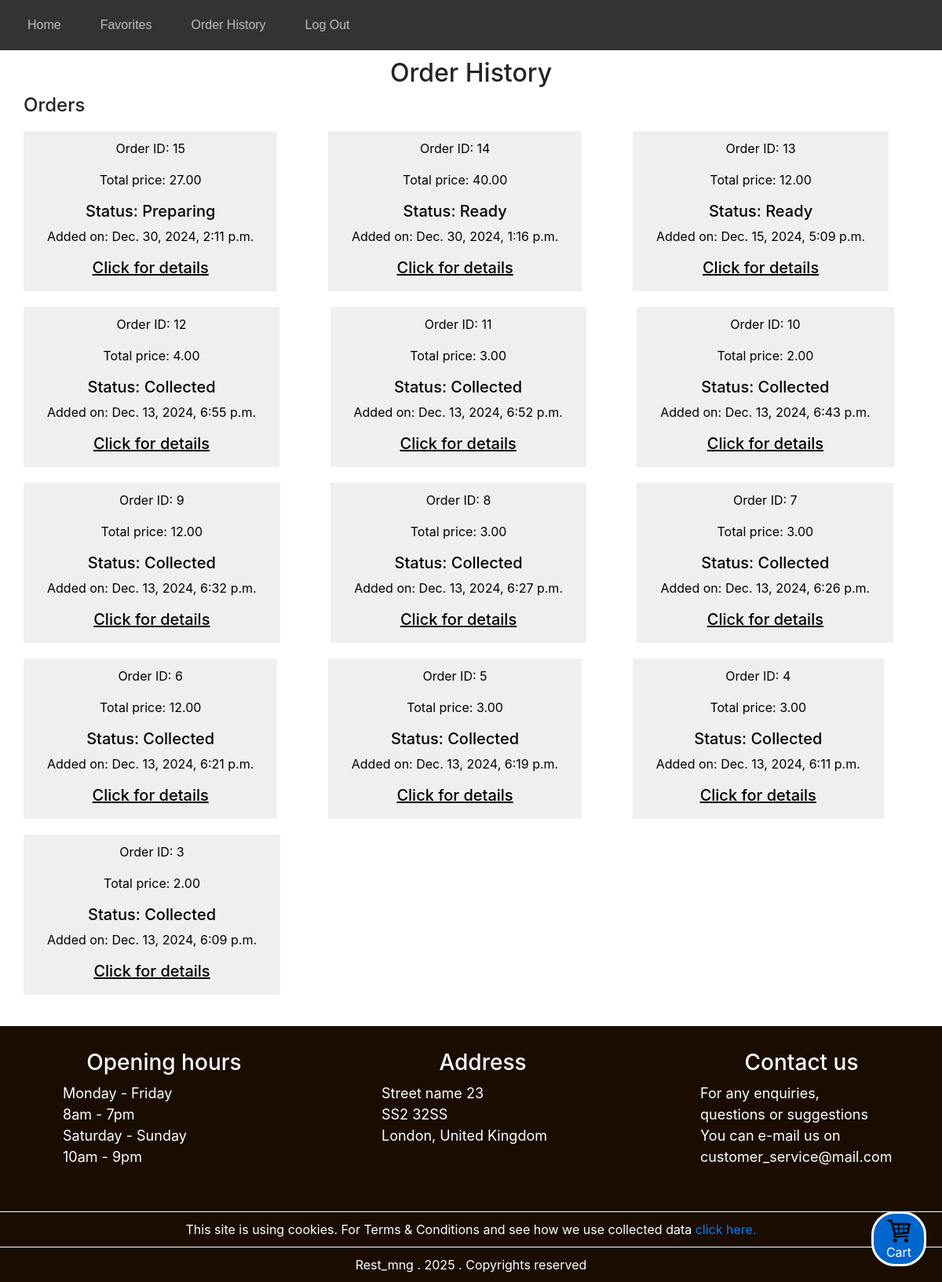
The page /history (signed in) on the database as committed earlier.
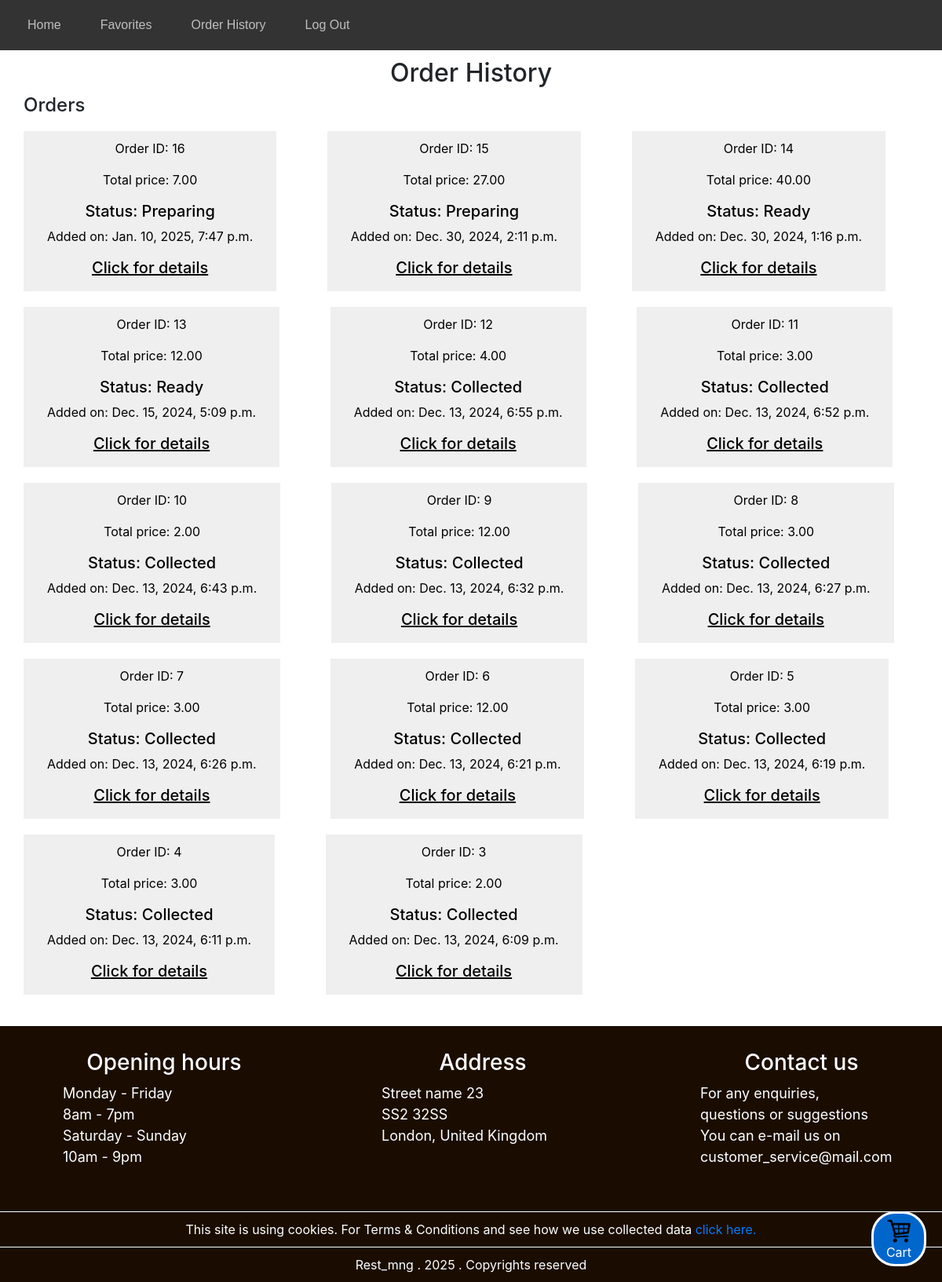
The same page on the database as committed later.
### rest_mng/models.py (models this page shows)
class Sales(models.Model):
    user = models.ForeignKey(User, on_delete=models.CASCADE, related_name="sales")
    date = models.DateTimeField(auto_now_add=True, null=True, blank=True)
    total_price = models.DecimalField(max_digits=10, decimal_places=2)
    STATUS_CHOICES = [
        ('Preparing', 'Preparing'),
        ('Ready', 'Ready'),
        ('Collected', 'Collected'),
    ]
    status = models.CharField(max_length=9, choices=STATUS_CHOICES, default='Preparing')

### rest_mng/views.py (the view)
# urls.py: path("history", views.history, name="history"),
@login_required
def history(request):
    sales = Sales.objects.order_by('-date')
    items = SalesItems.objects.all()
    return render(request, 'rest_mng/sales_history.html',{
        'sales':sales,
        'items': items
    })

### rest_mng/templates/rest_mng/sales_history.html (shortened to what this page needs)
{% extends "rest_mng/layout.html" %}
{% load static %}
{% block body %}
<h2>Order History</h2>
<h4>Orders</h4>
<div class="order-list">
    {% for sale in sales %}
        <button class="order-toggle" onclick="toggleOrderDetails({{ sale.id }})">
            <p>Order ID: {{ sale.id }}</p>
            <p>Total price: {{ sale.total_price }}</p>
            <h5>Status: {{ sale.status }}</h5>
            <p>Added on: {{ sale.date }}</p>
            <h5 style="text-decoration:underline;">Click for details</h5>
        </button>
    {% empty %}
        <p>No Orders</p>
    {% endfor %}
</div>
{% endblock %}

### rest_mng/templates/rest_mng/layout.html (shortened to what this page needs)
{% load static %}
<html lang="en">
    <head>
        <link rel="stylesheet" href="https://stackpath.bootstrapcdn.com/bootstrap/4.4.1/css/bootstrap.min.css">
        <link rel="stylesheet" href="{% static 'rest_mng/styles.css' %}">
    </head>
    <body>
        <nav class="nav">
            <ul id="nav_list">
                <li class="list_item">
                    <a class="list_link" href="{% url 'index' %}">Home </a>
                </li>
                {% if user.is_authenticated %}
                    <li class="list_item">
                    <a class="list_link" href="{% url 'favorites' %}">Favorites </a>
                    </li>
                {% endif %}
                {% if user.is_authenticated %}
                    <li class="list_item">
                    <a class="list_link" href="{% url 'history' %}">Order History </a>
                    </li>
                {% endif %}
                {% if user.is_authenticated %}
                <li class="list_item">
                    <a class="list_link" href="{% url 'logout' %}">Log Out</a>
                </li>
                {% endif %}
            </ul>
        </nav>
    {% block body %} {% endblock %}
        {% if user.is_authenticated %}
        <div id="cart_btn">
            <img src="images/images/cart_icon.png" style="height:30px; width:30px; margin-top:20px;">
            <p>Cart</p>
        </div>
        {% endif %}
    <footer>
        <div id="footer">
            <div class="footer_item">
                <h3>Opening hours</h3>
                <p>
                    Monday - Friday <br> 8am - 7pm <br>
                    Saturday - Sunday <br> 10am - 9pm
                </p>
            </div>
            <div class="footer_item">
                <h3>Address</h3>
                <p>Street name 23 <br> SS2 32SS <br> London, United Kingdom</p>
            </div>
            <div class="footer_item">
                <h3>Contact us</h3>
                <p>
                    For any enquiries, questions or suggestions <br>
                    You can e-mail us on customer_service@mail.com</p>
            </div>
        </div>
        <p style=" margin-bottom: 0px; margin-top:10px; text-align:center; border-top: 1px solid white; padding-top:10px;">This site is using cookies. For Terms & Conditions and see how we use collected data <a href="{% url 'terms' %}">click here.<a></a></p>
        <p style=" margin-bottom: 0px; margin-top:10px; text-align:center; border-top: 1px solid white; padding-top:10px;">Rest_mng . 2025 . Copyrights reserved</p>
    </footer>
        </body>
    </html>

### rest_mng/static/rest_mng/styles.css (style rules this page uses)
body, ul, li, a, input { margin: 0; padding: 0; box-sizing: border-box; }
h2 { text-align:center; margin-top: 10px; }
.order-toggle { border: 0; padding: 10px 30px; margin: 10px 30px; }
h3, h4 { margin-left:30px; }
.nav { display: flex; justify-content: space-between; align-items: center; padding: 10px 20px; background-color: #333; color: white; font-family: Arial, sans-serif; }
#nav_list { list-style: none; display: flex; gap: 20px; transition: max-height 0.3s ease; }
.list_item { display: flex; }
.list_link { text-decoration: none; color: #bfbfbf; padding: 10px 15px; margin-bottom: 0px; transition: background-color 0.3s ease; align-items: center; justify-content: center; }
#cart_btn { width: 70px; height: 70px; border: 3px solid white; border-radius: 30px; right: 20px; bottom: 20px; background-color: #0066cc; display: flex; flex-direction:column; justify-content: center; align-items: center; position:fixed; color:white; }
footer { height: auto; background: #1a0d00; margin-top: 30px; color:white; padding-bottom: 10px; }
#footer { display:flex; flex-wrap:wrap; flex-direction: row; justify-content: space-between; padding: 10px 20px; height:auto; }
.footer_item { padding: 20px 60px; font-size: 18px; height: auto; }
#footer > div { width: 30%; }
.footer_item h3 { text-align: center; }

Rows that differ between the two databases and show on the page:
added Sales: id "16", total_price "7.00", status "Preparing", date "Jan. 10, 2025, 7:47 p.m."
